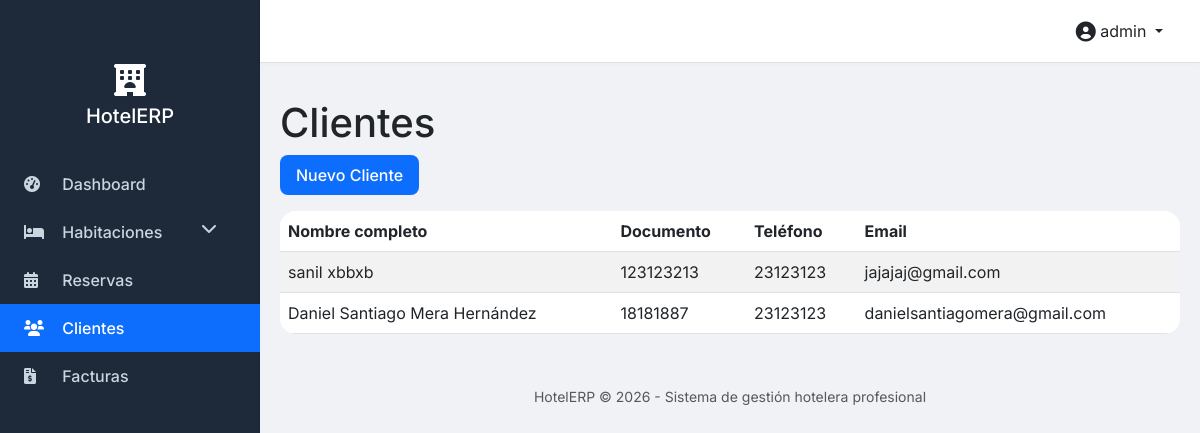
The page /customers/ (signed in) on the database its author committed.
### hotel/models.py (models this page shows, shortened)
class Customer(models.Model):
    first_name = models.CharField(max_length=100, verbose_name="Nombres")
    last_name = models.CharField(max_length=100, verbose_name="Apellidos")
    email = models.EmailField(blank=True)
    phone = models.CharField(max_length=20, verbose_name="Teléfono")
    document_id = models.CharField(max_length=20, unique=True, verbose_name="Documento de identidad")
    address = models.TextField(blank=True)
    class Meta:
        verbose_name = "Cliente"
        verbose_name_plural = "Clientes"

### hotel/views.py (the view)
# urls.py: path('customers/', views.customer_list, name='customer_list'),
@login_required
def customer_list(request):
    customers = Customer.objects.all()
    context = {'customers': customers}
    return render(request, 'hotel/customer_list.html', context)

### hotel/templates/hotel/customer_list.html
{% extends 'hotel/base.html' %}
{% block content %}
<h1>Clientes</h1>
<a href="{% url 'hotel:customer_create' %}" class="btn btn-primary mb-3">Nuevo Cliente</a>
<table class="table table-striped">
    <thead>
        <tr>
            <th>Nombre completo</th>
            <th>Documento</th>
            <th>Teléfono</th>
            <th>Email</th>
        </tr>
    </thead>
    <tbody>
        {% for customer in customers %}
        <tr>
            <td>{{ customer.first_name }} {{ customer.last_name }}</td>
            <td>{{ customer.document_id }}</td>
            <td>{{ customer.phone }}</td>
            <td>{{ customer.email }}</td>
        </tr>
        {% empty %}
        <tr><td colspan="4">No hay clientes registrados.</td></tr>
        {% endfor %}
    </tbody>
</table>
{% endblock %}

### hotel/templates/hotel/base.html (shortened to what this page needs)
<!DOCTYPE html>
<html lang="es">
<head>
    <link href="https://cdn.jsdelivr.net/npm/bootstrap@5.3.0-alpha1/dist/css/bootstrap.min.css" rel="stylesheet">
    <link rel="stylesheet" href="https://cdnjs.cloudflare.com/ajax/libs/font-awesome/6.0.0-beta3/css/all.min.css">
</head>
<body>
    <div class="sidebar">
        <div class="d-flex flex-column align-items-center mt-3 mb-4">
            <i class="fas fa-hotel fa-2x text-white"></i>
            <h5 class="text-white mt-2">HotelERP</h5>
        </div>
        <ul class="nav flex-column">
            <li class="nav-item">
                <a class="nav-link {% if request.resolver_match.url_name == 'index' %}active{% endif %}" href="{% url 'hotel:index' %}">
                    <i class="fas fa-tachometer-alt"></i> Dashboard
                </a>
            </li>
            <li class="nav-item">
                <a class="nav-link" href="#roomsSubmenu" data-bs-toggle="collapse" role="button" aria-expanded="false" aria-controls="roomsSubmenu">
                    <i class="fas fa-bed"></i> Habitaciones
                    <i class="fas fa-chevron-down float-end" style="transition: transform 0.2s;"></i>
                </a>
            </li>
            <li class="nav-item">
                <a class="nav-link {% if 'reservation' in request.path %}active{% endif %}" href="{% url 'hotel:reservation_list' %}">
                    <i class="fas fa-calendar-alt"></i> Reservas
                </a>
            </li>
            <li class="nav-item">
                <a class="nav-link {% if 'customer' in request.path %}active{% endif %}" href="{% url 'hotel:customer_list' %}">
                    <i class="fas fa-users"></i> Clientes
                </a>
            </li>
            <li class="nav-item">
                <a class="nav-link {% if 'invoice' in request.path %}active{% endif %}" href="{% url 'hotel:invoice_list' %}">
                    <i class="fas fa-file-invoice-dollar"></i> Facturas
                </a>
            </li>
        </ul>
    </div>
    <nav class="navbar-top d-flex justify-content-between align-items-center">
        <div class="dropdown">
            <button class="btn btn-link text-dark text-decoration-none dropdown-toggle" type="button" id="userDropdown" data-bs-toggle="dropdown" aria-expanded="false">
                <i class="fas fa-user-circle fa-lg"></i> {{ user.username }}
            </button>
        </div>
    </nav>
    <main class="mt-3">
        {% block content %}
        {% endblock %}
    </main>
    <footer>
        <p class="text-muted small">HotelERP © {% now "Y" %} - Sistema de gestión hotelera profesional</p>
    </footer>
</body>
</html>

### hotel/templates/hotel/base.html (style rules this page uses)
* { font-family: 'Inter', sans-serif; }
body { background-color: #f0f2f5; margin: 0; padding: 0; }
.sidebar { position: fixed; top: 0; bottom: 0; left: 0; z-index: 100; padding: 48px 0 0; box-shadow: inset -1px 0 0 rgba(0, 0, 0, .1); background-color: #1e2a3a; width: 260px; }
.sidebar .nav-link { font-weight: 500; color: #cbd5e0; padding: 0.75rem 1.5rem; transition: all 0.2s; }
.sidebar .nav-link.active { color: #fff; background-color: #0d6efd; }
.sidebar .nav-link i { margin-right: 10px; width: 24px; }
main { margin-left: 260px; padding: 20px; }
.navbar-top { background-color: #fff; border-bottom: 1px solid #dee2e6; padding: 0.75rem 1.5rem; margin-left: 260px; position: sticky; top: 0; z-index: 99; box-shadow: 0 2px 4px rgba(0,0,0,0.02); }
.table { background-color: #fff; border-radius: 1rem; overflow: hidden; }
.btn-primary { background-color: #0d6efd; border: none; border-radius: 0.5rem; padding: 0.5rem 1rem; font-weight: 500; }
footer { margin-left: 260px; background: transparent; text-align: center; padding: 1rem; color: #6c757d; }

### rows shown on the page
Customer: first_name "sanil", last_name "xbbxb", document_id "123123213", phone "23123123", email "jajajaj@gmail.com"
Customer: first_name "Daniel Santiago", last_name "Mera Hernández", document_id "18181887", phone "23123123", email "danielsantiagomera@gmail.com"

### other values the page prints
{{ user.username }} "admin"
